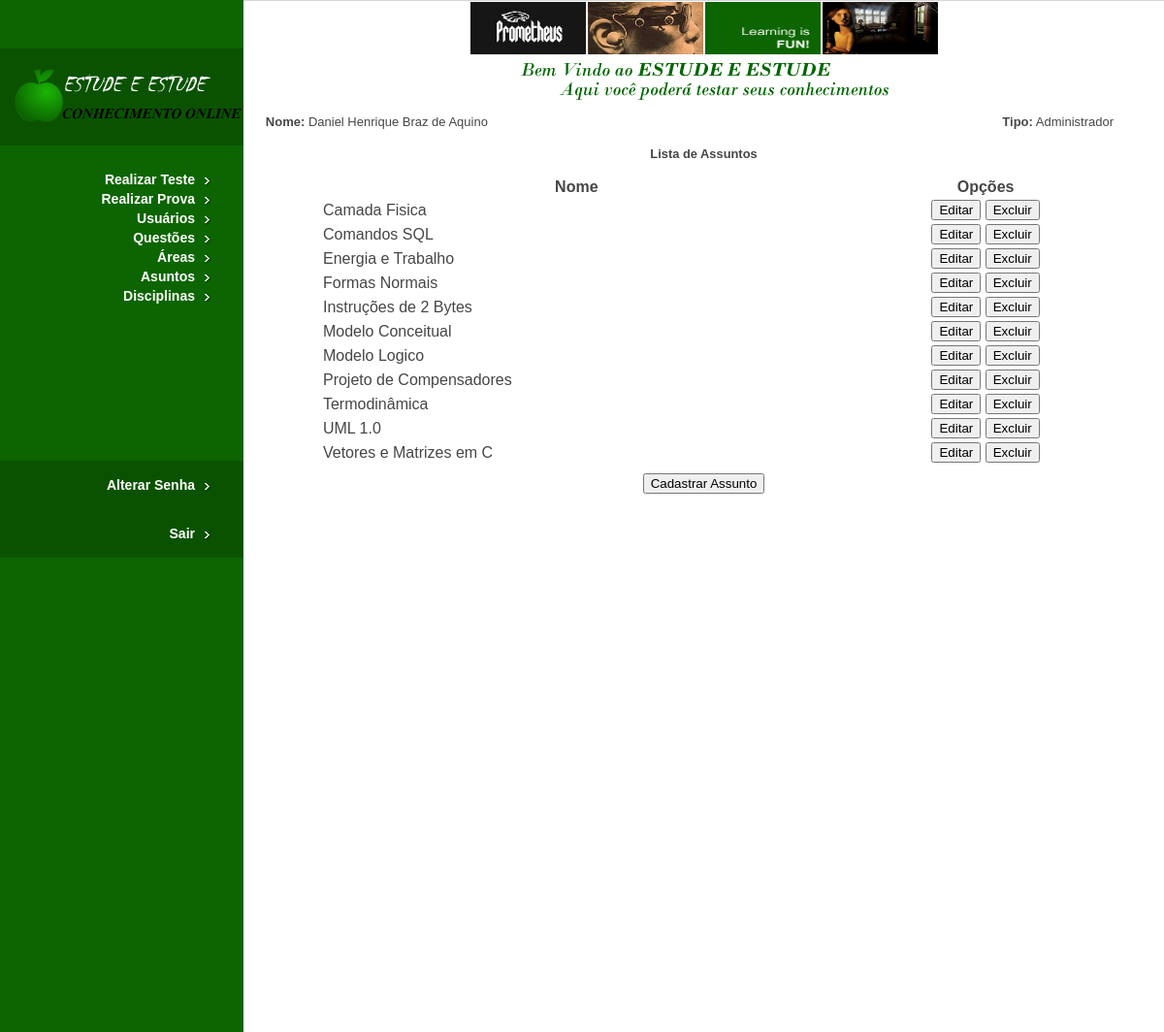
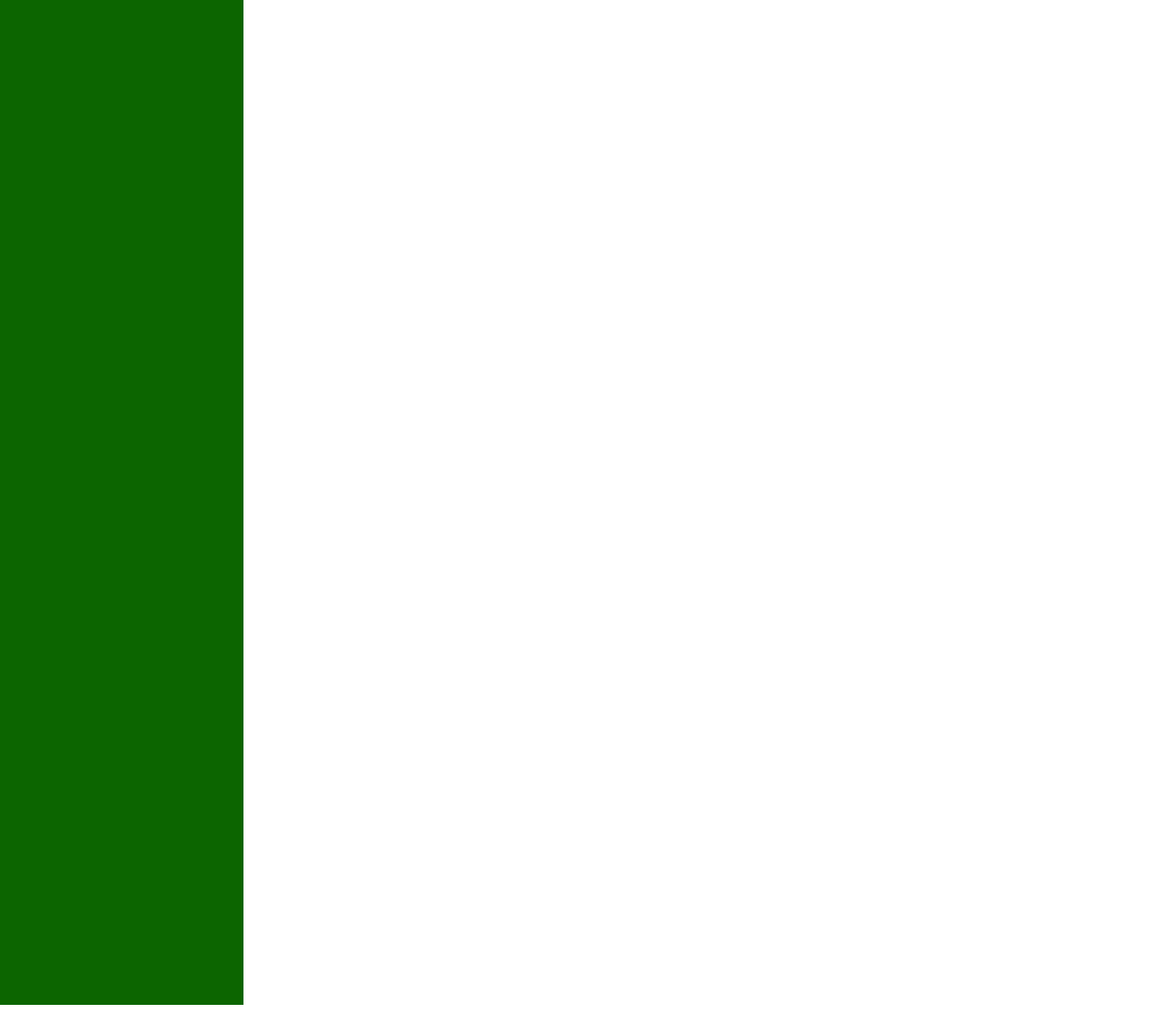
/Sistema/assunto_lista.php (signed in), run on the app's committed database (2 pictures, top to bottom).
### tables this page shows
CREATE TABLE IF NOT EXISTS `assunto` (
  `codigo` int(11) NOT NULL AUTO_INCREMENT,
  `login_administrador` varchar(25) DEFAULT NULL,
  `nome` varchar(50) NOT NULL,
  `data` date NOT NULL,
  `hora` time NOT NULL,
  PRIMARY KEY (`codigo`),
  UNIQUE KEY `nome` (`nome`),
  KEY `login_administrador` (`login_administrador`)
);

### Sistema/assunto_lista.php (the view, shortened to what this page needs)
<?php
if (isset($_SESSION['logado']) &&($_SESSION['logado'] == 1)){
	?>
<html>
<head>
<link href="css/style.css" rel="stylesheet" type="text/css" />
</head>
<body>
<div id="leftMain"><a href="home.php"><img src="images/logo.png"
	alt="Estude e Estude" border="0" /></a>
<div id="navbar">
<ul>
<?php
echo '<li><a href="teste_questao.php">Realizar Teste</a></li>';
echo '<li><a href="prova_questao.php">Realizar Prova</a></li>';
if($_SESSION['logado'] == 1)
{
	echo '<li><a href="usuario_lista.php">Usuários</a></li>';
}
if($_SESSION['logado'] != 3)
{
	echo '<li><a href="questao_lista.php">Questões</a></li>';
}
if($_SESSION['logado'] == 1)
{
	echo '<li><a href="area_lista.php">Áreas</a></li>';
	echo '<li><a href="assunto_lista.php">Asuntos</a></li>';
	echo '<li><a href="disciplina_lista.php">Disciplinas</a></li>';
}
?>
</ul>
</div>
<div id="navbarAlt">
<ul>
	<li><a href="senha.php">Alterar Senha</a></li>
</ul>
<ul>
	<li><a href="logout.php">Sair</a></li>
</ul>
</div>
</div>
<div id="mainphotos"><center>
<img src="images/picture1.jpg" alt="Photo 1"
	width="119" height="54" /><img src="images/picture2.jpg" alt="Photo 2"
	width="119" height="54" /><img src="images/learning-is-fun.gif"
	alt="Learning is Fun" width="119" height="54" /><img
	src="images/picture3.jpg" alt="Photo 3" width="119" height="54" />
</center>
<center><img src="images/welcome.png" alt="Welcome" /></center>
<table width="900px">
	<tr align="left">
		<td width="2%"></td>
		<td align="left"><font size=2><?php
		echo '<b>Nome:</b> ' . $_SESSION["nome"];
		?></font></td>
		<td align="right"><font size=2><?php
		if($_SESSION['logado'] == 1) $tipo_usuario = 'Administrador';
		echo '<b>Tipo:</b> ' . $tipo_usuario;
		?></font></td>
	</tr>
</table>
<center>
<h3>Lista de Assuntos</h3>
</center>
<form name="form1" method="POST" action="assunto_editar.php">
<table border="0" align="center" width="900px">
<?php
$sql = "SELECT nome,codigo FROM assunto ORDER BY nome";
$tabela = mysql_query($sql);
	?>
	<tr>
		<td width="5%"></td>
		<td width="50%"><center><b>Nome</b></center></td>
		<td width="30%">
		<center><b>Opções</b>
		</center>
		</td>
	</tr>
	<?php
	while($dados = mysql_fetch_row($tabela)){
		$codigo = $dados[1];
		$nome = $dados[0];
		?>
	<tr>
		<td width="5%"></td>
		<td align="left"><?php echo $nome?></td>
		<td align="center"><input type="button" value="Editar"
			onclick="location.href = 'assunto_editar.php?codigo=<?php echo $codigo?>'">
		<input type="button" value="Excluir"
			onclick="location.href = 'assunto_excluir.php?codigo=<?php echo $codigo?>'">
		</td>
	</tr>
	<?php
	}
	?>
	<tr>
		<td colspan="3" height="5"></td>
	</tr>
	<tr>
		<td colspan="3" align="center"><input type="submit"
			value="Cadastrar Assunto"></td>
</table>
</form>
</div>
</body>
</html>
	<?php
}
else{
	header("Location: home.php");
	exit;
}
?>

### Sistema/css/style.css (style rules this page uses)
html, body { height:250%; }
body { font-family: Verdana, Arial, Helvetica, sans-serif; font-size: 11px; color: #464646; text-decoration: none; background-color: #FFFFFF; margin:0; padding:0; }
#leftMain { display:block; float:left; width:251px; height:100%; background:#0c6500; padding:50px 0; }
#mainphotos { width:1200px; border-top:1px solid #D4D4D4; }
#mainphotos img { padding:1px; border:0; }
div#navbar { width: 251px; display:block; float:left; padding-top:25px; }
div#navbar ul { margin:0; padding:0; }
div#navbar li { list-style-type:none; display:block; float:right; width:251px; height:20px; background-image: url(../images/bg-nav.gif); background-repeat: no-repeat; text-align:right; }
div#navbar li a { display:block; float:left; width:201px; height:20px; text-decoration: none; margin:0; padding:0; color: #FFFFFF; font-family: Arial, Helvetica, sans-serif; font-size: 14px; font-weight:bold; line-height:20px; padding-right:51px; }
div#navbar li a:link { color: #FFFFFF: }
div#navbarAlt { width: 251px; display:block; float:left; padding-top:160px; }
div#navbarAlt ul { margin:0; padding:0; }
div#navbarAlt li { list-style-type:none; display:block; float:right; width:251px; height:50px; background-image: url(../images/bg-nav-alt.gif); background-repeat: no-repeat; text-align:right; }
div#navbarAlt li a { display:block; float:left; width:201px; height:50px; text-decoration: none; margin:0; padding:0; color: #FFFFFF; font-family: Arial, Helvetica, sans-serif; font-size: 14px; font-weight:bold; line-height:50px; padding-right:51px; }
div#navbarAlt li a:link { color: #FFFFFF: }
#special-box-left p, ul { padding:8px 8px 3px 8px; margin:0; }
#special-box-right p, ul { padding:8px 8px 3px 8px; margin:0; }
h1, h2, h3, h4, h5, h6 { margin: 15px 0; }
ul, ol { margin: 15px 0 0 15px; }
a, a:visited { color:#0c6500; text-decoration:underline; font-weight:bold; }

### data on the page
assunto: nome "Camada Fisica"
assunto: nome "Comandos SQL"
assunto: nome "Energia e Trabalho"
assunto: nome "Formas Normais"
assunto: nome "Instruções de 2 Bytes"
assunto: nome "Modelo Conceitual"
assunto: nome "Modelo Logico"
assunto: nome "Projeto de Compensadores"
assunto: nome "Termodinâmica"
assunto: nome "UML 1.0"
assunto: nome "Vetores e Matrizes em C"

### other printed values
$_SESSION["nome"] "Daniel Henrique Braz de Aquino"
$tipo_usuario "Administrador"
